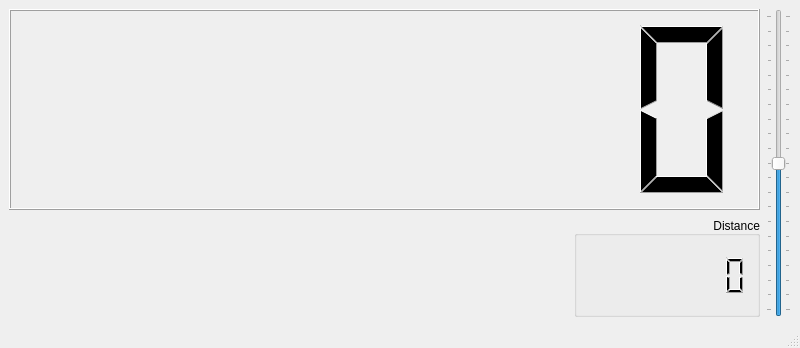
<?xml version="1.0" encoding="UTF-8"?>
<ui version="4.0">
 <class>MainWindow</class>
 <widget class="QMainWindow" name="MainWindow">
  <property name="geometry">
   <rect>
    <x>0</x>
    <y>0</y>
    <width>800</width>
    <height>348</height>
   </rect>
  </property>
  <property name="windowTitle">
   <string>MainWindow</string>
  </property>
  <widget class="QWidget" name="centralwidget">
   <layout class="QGridLayout" name="gridLayout" rowstretch="2,1">
    <item row="1" column="0">
     <layout class="QHBoxLayout" name="horizontalLayout_2" stretch="1,2,1">
      <item>
       <widget class="FuelUsageDisp" name="fuelUsage" native="true">
        <property name="sizePolicy">
         <sizepolicy hsizetype="Expanding" vsizetype="Preferred">
          <horstretch>0</horstretch>
          <verstretch>0</verstretch>
         </sizepolicy>
        </property>
       </widget>
      </item>
      <item>
       <spacer name="horizontalSpacer">
        <property name="orientation">
         <enum>Qt::Horizontal</enum>
        </property>
        <property name="sizeHint" stdset="0">
         <size>
          <width>40</width>
          <height>20</height>
         </size>
        </property>
       </spacer>
      </item>
      <item>
       <widget class="QGroupBox" name="groupBox">
        <property name="sizePolicy">
         <sizepolicy hsizetype="Expanding" vsizetype="Preferred">
          <horstretch>0</horstretch>
          <verstretch>0</verstretch>
         </sizepolicy>
        </property>
        <property name="title">
         <string>Distance</string>
        </property>
        <property name="alignment">
         <set>Qt::AlignBottom|Qt::AlignRight|Qt::AlignTrailing</set>
        </property>
        <layout class="QHBoxLayout" name="horizontalLayout">
         <property name="leftMargin">
          <number>0</number>
         </property>
         <property name="topMargin">
          <number>0</number>
         </property>
         <property name="rightMargin">
          <number>0</number>
         </property>
         <property name="bottomMargin">
          <number>0</number>
         </property>
         <item>
          <widget class="Odometer" name="odo">
           <property name="frameShape">
            <enum>QFrame::NoFrame</enum>
           </property>
           <property name="frameShadow">
            <enum>QFrame::Plain</enum>
           </property>
           <property name="lineWidth">
            <number>0</number>
           </property>
           <property name="smallDecimalPoint">
            <bool>true</bool>
           </property>
           <property name="digitCount">
            <number>7</number>
           </property>
          </widget>
         </item>
        </layout>
       </widget>
      </item>
     </layout>
    </item>
    <item row="0" column="1" rowspan="2">
     <widget class="Throttle" name="throttle">
      <property name="toolTip">
       <string> Throttle</string>
      </property>
      <property name="minimum">
       <number>-100</number>
      </property>
      <property name="maximum">
       <number>100</number>
      </property>
      <property name="orientation">
       <enum>Qt::Vertical</enum>
      </property>
      <property name="tickPosition">
       <enum>QSlider::TicksBothSides</enum>
      </property>
      <property name="tickInterval">
       <number>10</number>
      </property>
     </widget>
    </item>
    <item row="0" column="0">
     <widget class="Speedometer" name="speedo">
      <property name="digitCount">
       <number>7</number>
      </property>
     </widget>
    </item>
   </layout>
  </widget>
  <widget class="QMenuBar" name="menubar">
   <property name="geometry">
    <rect>
     <x>0</x>
     <y>0</y>
     <width>800</width>
     <height>20</height>
    </rect>
   </property>
  </widget>
  <widget class="QStatusBar" name="statusbar"/>
 </widget>
 <customwidgets>
  <customwidget>
   <class>Speedometer</class>
   <extends>QLCDNumber</extends>
   <header>Speedometer.h</header>
  </customwidget>
  <customwidget>
   <class>Odometer</class>
   <extends>QLCDNumber</extends>
   <header>Odometer.h</header>
  </customwidget>
  <customwidget>
   <class>FuelUsageDisp</class>
   <extends>QWidget</extends>
   <header>FuelUsageDisp.h</header>
   <container>1</container>
  </customwidget>
  <customwidget>
   <class>Throttle</class>
   <extends>QSlider</extends>
   <header>Throttle.h</header>
  </customwidget>
 </customwidgets>
 <resources/>
 <connections/>
</ui>
